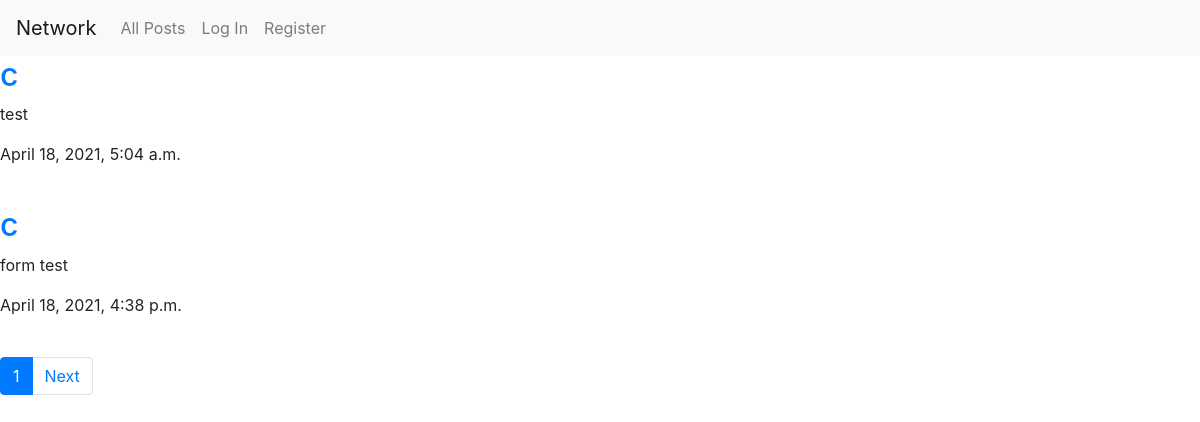
The page / on the database its author committed.
### network/models.py (models this page shows, shortened)
class Post(models.Model):
    poster = models.ForeignKey("User", on_delete=models.PROTECT, related_name="post")
    content = models.TextField(blank=False)
    timestamp = models.DateTimeField(auto_now_add=True)

class User(AbstractUser):
    def __str__(self):
        return self.username

### network/views.py (the view)
# urls.py: path("", views.index, name="index"),
def index(request):
    posts = Post.objects.all()
    return render_with_pagination(request, posts)

### network/views.py (called while the page is built)
def render_with_pagination(request, posts):
    page_number = request.GET.get('page', 1)
    paginator = Paginator(posts, 2) # TODO: Change to 10 once done
    page = paginator.page(page_number)
    return render(request, "network/index.html", {
        "page": page
    })

### network/templates/network/index.html (shortened to what this page needs)
{% extends "network/layout.html" %}
{% load static %}
{% block body %}
    {% for post in page %}
        <div>
            <h2><a href="#">{{ post.poster }}</a></h2>
            <p class="content" data-post="{{ post.id }}">{{ post.content }}</p>
            <p class="timestamp">{{ post.timestamp }}</p>
        </div><br>
    {% endfor %}
    <nav aria-label="...">
        <ul class="pagination">
            <li class="page-item active" aria-current="page">
                <a class="page-link" href="#">{{ page.number }}<span class="sr-only">(current)</span></a>
            </li>
            {% if page.has_next %}
                <li class="page-item">
                    <a class="page-link" href="?page={{ page.next_page_number }}">Next</a>
                </li>
            {% endif %}
        </ul>
    </nav>
{% endblock %}

### rows shown on the page
Post: poster "c", content "test", timestamp "April 18, 2021, 5:04 a.m."
Post: poster "c", content "form test", timestamp "April 18, 2021, 4:38 p.m."

### other values the page prints
{{ page.number }} "1"
